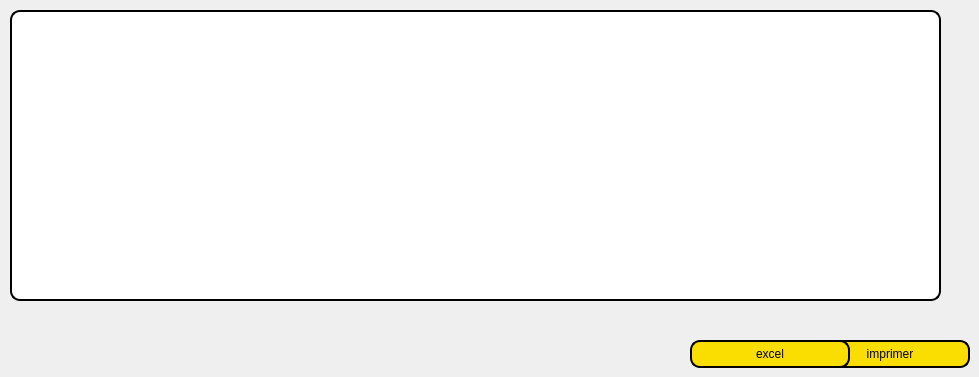
     <widget class="QWidget" name="tab_9">
      <attribute name="title">
       <string>imprimer</string>
      </attribute>
      <widget class="QTextEdit" name="imp">
       <property name="geometry">
        <rect>
         <x>10</x>
         <y>10</y>
         <width>931</width>
         <height>291</height>
        </rect>
       </property>
       <property name="styleSheet">
        <string notr="true">border: 2px solid black;
font:8pt &quot;MS Shell Dlg 2&quot; ;
border-radius: 10px;
padding: 0 8px;
color:black;
background: white;
selection-background-color: gray;</string>
       </property>
      </widget>
      <widget class="QPushButton" name="impdos_2">
       <property name="geometry">
        <rect>
         <x>810</x>
         <y>340</y>
         <width>160</width>
         <height>28</height>
        </rect>
       </property>
       <property name="styleSheet">
        <string notr="true">border: 2px solid black;
font: 75 8pt &quot;MS Shell Dlg 2&quot;;
border-radius: 10px;
padding: 0 8px;
background: #fade02;
font: bold, &quot;Comic Sans MS&quot;;;
text-align:center;
</string>
       </property>
       <property name="text">
        <string>imprimer</string>
       </property>
      </widget>
      <widget class="QPushButton" name="excel">
       <property name="geometry">
        <rect>
         <x>690</x>
         <y>340</y>
         <width>160</width>
         <height>28</height>
        </rect>
       </property>
       <property name="styleSheet">
        <string notr="true">border: 2px solid black;
font: 75 8pt &quot;MS Shell Dlg 2&quot;;
border-radius: 10px;
padding: 0 8px;
background: #fade02;
font: bold, &quot;Comic Sans MS&quot;;;
text-align:center;
</string>
       </property>
       <property name="text">
        <string>excel</string>
       </property>
      </widget>
     </widget>
